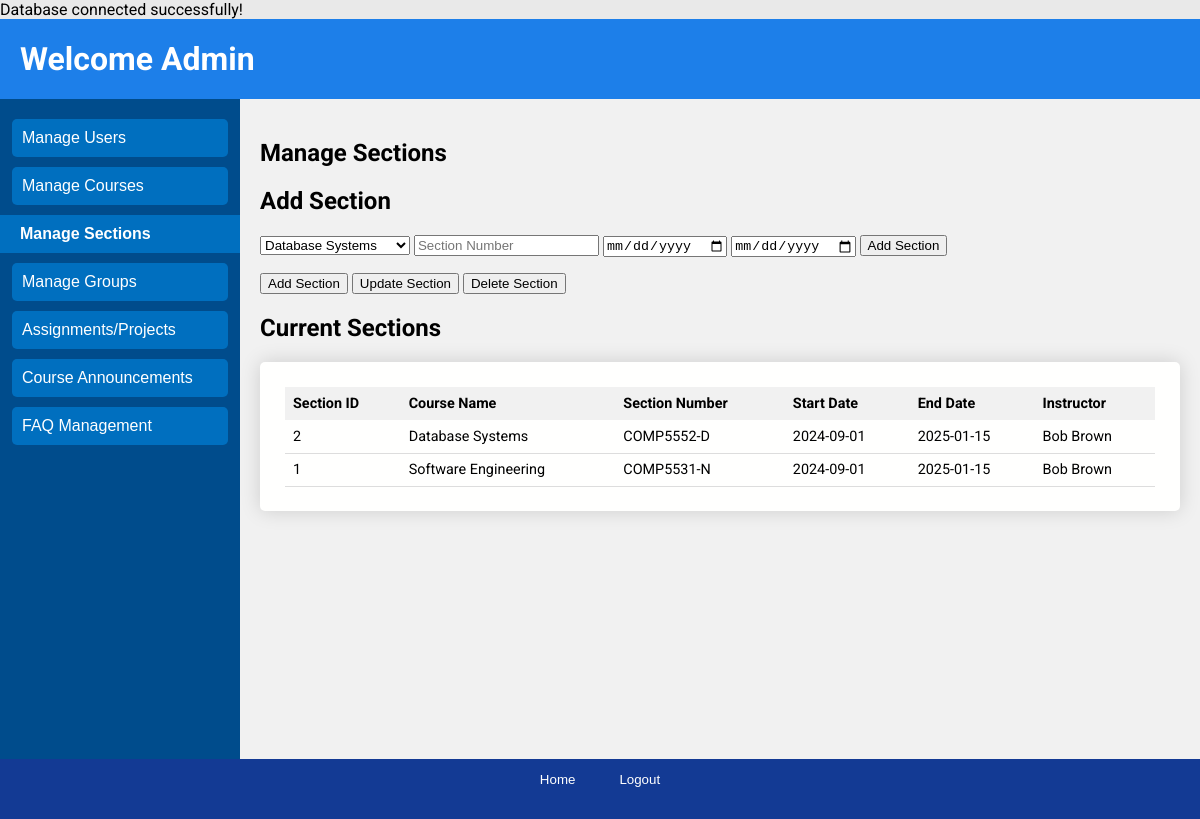
/users/admin/manage_sections.php, run on an earlier commit of the app's database.
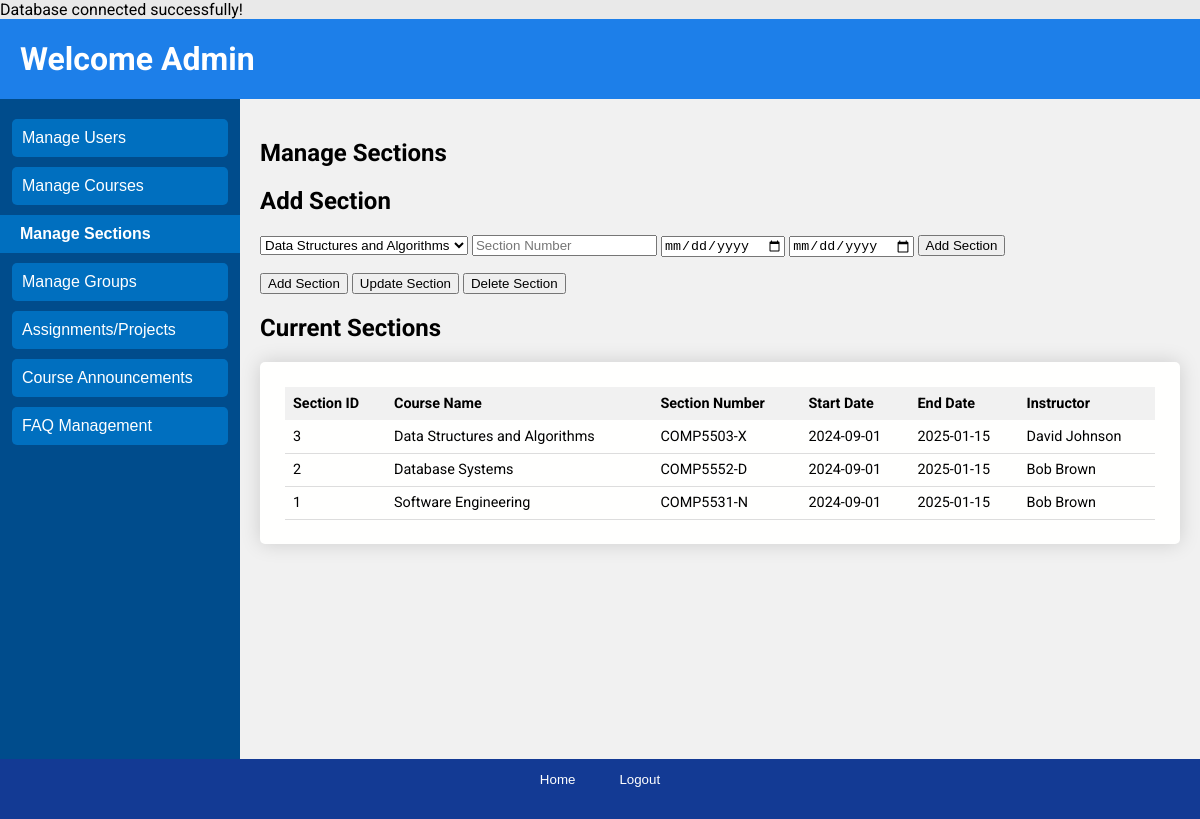
And on a later commit of the database.
### tables this page shows
CREATE TABLE IF NOT EXISTS CourseSection (
  SectionID INT AUTO_INCREMENT PRIMARY KEY,
  CourseID INT,
  SectionNumber VARCHAR(10),
  StartDate DATE,
  EndDate DATE,
  FOREIGN KEY (CourseID) REFERENCES Course(CourseID) ON DELETE CASCADE
);

CREATE TABLE IF NOT EXISTS Course (
  CourseID INT AUTO_INCREMENT PRIMARY KEY,
  CourseCode VARCHAR(10) UNIQUE NOT NULL,
  Name VARCHAR(255),
  StartDate DATE,
  EndDate DATE
);

CREATE TABLE IF NOT EXISTS `User` (
  UserID INT AUTO_INCREMENT PRIMARY KEY,
  Name VARCHAR(255),
  EmailAddress VARCHAR(255) UNIQUE NOT NULL,
  Password VARCHAR(255) NOT NULL
);

### users/admin/manage_sections.php (the view, shortened to what this page needs)
<?php
require_once '../../database.php';
$query = "SELECT
            CourseSection.SectionID,
            Course.Name AS CourseName,
            Course.StartDate,
            Course.EndDate,
            CourseSection.SectionNumber,
            User.Name AS InstructorName
          FROM CourseSection
          JOIN Course ON CourseSection.CourseID = Course.CourseID
          LEFT JOIN CourseInstructor ON Course.CourseID = CourseInstructor.CourseID
          LEFT JOIN `User` ON CourseInstructor.InstructorID = User.UserID
          ORDER BY Course.Name, CourseSection.SectionNumber ASC";
$stmt = $pdo->prepare($query);
$stmt->execute();
$sections = $stmt->fetchAll(PDO::FETCH_ASSOC);
$_currentSections = array_unique(array_map(function ($value) {
    return  $value['CourseName'];
}, $sections));
?>
<!DOCTYPE html>
<html lang="en">
<head>
    <link rel="stylesheet" href="../../css/index.css">
</head>
<body>
    <div class="page">
        <header class="header">
            <h1>Welcome Admin</h1>
        </header>
        <div class="sidebar">
            <button onclick="location.href='manage_user.php'">Manage Users</button>
            <button onclick="location.href='manage_courses.php'">Manage Courses</button>
            <button class="is-selected" onclick="location.href='manage_sections.php'">Manage Sections</button>
            <button onclick="location.href='manage_groups.php'">Manage Groups</button>
            <button onclick="location.href='manage_assignments.php'">Assignments/Projects</button>
            <button onclick="location.href='manage_announcements.php'">Course Announcements</button>
            <button onclick="location.href='manage_faqs.php'">FAQ Management</button>
        </div>
        <main class="main">
            <div class="main-header">
                <h2>Manage Sections</h2>
            </div>
            <div id="add-section" class="section-form">
                <h2>Add Section</h2>
                <form method="POST" action="edit_sections_endpoint.php">
                    <select name="course_id" required>
                    <?php
                        print_r($_currentSections);
                        ?>
                    <?php foreach ($_currentSections as $row): ?>
                            <option> <?=$row?> </option>
                        <?php endforeach ?>
                    </select>
                    <input type="number" name="section_number" placeholder="Section Number" required />
                    <input type="date" name="start_date" placeholder="Start Date" required />
                    <input type="date" name="end_date" placeholder="End Date" required />
                    <button type="submit">Add Section</button>
                </form>
            </div>
            <div class="section-actions">
                <button onclick="showForm('add')">Add Section</button>
                <button onclick="showForm('update')">Update Section</button>
                <button onclick="showForm('delete')">Delete Section</button>
            </div>
            <div class="course-table">
                <h2>Current Sections</h2>
                <div class="table-wrapper">
                    <table class="content-table">
                        <thead>
                            <tr>
                                <th>Section ID</th>
                                <th>Course Name</th>
                                <th>Section Number</th>
                                <th>Start Date</th>
                                <th>End Date</th>
                                <th>Instructor</th>
                            </tr>
                        </thead>
                        <tbody>
                            <?php foreach ($sections as $section): ?>
                            <tr>
                                <td><?= htmlspecialchars($section['SectionID']) ?></td>
                                <td><?= htmlspecialchars($section['CourseName']) ?></td>
                                <td><?= htmlspecialchars($section['SectionNumber']) ?></td>
                                <td><?= htmlspecialchars($section['StartDate']) ?></td>
                                <td><?= htmlspecialchars($section['EndDate']) ?></td>
                                <td><?= htmlspecialchars($section['InstructorName'] ?: 'No instructor') ?></td>
                            </tr>
                            <?php endforeach; ?>
                        </tbody>
                    </table>
                </div>
            </div>
        </main>
        <footer class="footer">
            <button onclick="location.href='../home.php'">Home</button>
            <button onclick="location.href='../../logout.php'">Logout</button>
        </footer>
    </div>
</body>
</html>

What changed in the data, as far as the page shows it:
added coursesection: SectionID "3", CourseID.Name "Data Structures and Algorithms", SectionNumber "COMP5503-X", CourseID.StartDate "2024-09-01", CourseID.EndDate "2025-01-15", user.Name "David Johnson"
Also different on the page:
form field course_id: "Database Systems" → "Data Structures and Algorithms"
